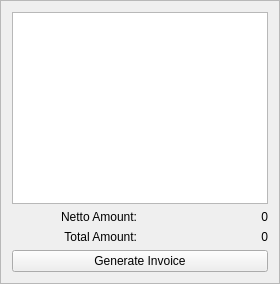
              <widget class="QFrame" name="frame_6">
               <property name="frameShape">
                <enum>QFrame::StyledPanel</enum>
               </property>
               <property name="frameShadow">
                <enum>QFrame::Raised</enum>
               </property>
               <layout class="QGridLayout" name="gridLayout_11">
                <item row="3" column="0" colspan="2">
                 <widget class="QPushButton" name="generateInvoiceButton">
                  <property name="text">
                   <string>Generate Invoice</string>
                  </property>
                 </widget>
                </item>
                <item row="1" column="0">
                 <widget class="QLabel" name="nettoAmountLabel">
                  <property name="text">
                   <string>Netto Amount:</string>
                  </property>
                  <property name="alignment">
                   <set>Qt::AlignRight|Qt::AlignTrailing|Qt::AlignVCenter</set>
                  </property>
                 </widget>
                </item>
                <item row="1" column="1">
                 <widget class="QLabel" name="nettoAmountResultLabel">
                  <property name="text">
                   <string>0</string>
                  </property>
                  <property name="alignment">
                   <set>Qt::AlignRight|Qt::AlignTrailing|Qt::AlignVCenter</set>
                  </property>
                 </widget>
                </item>
                <item row="2" column="0">
                 <widget class="QLabel" name="totalAmountLabel">
                  <property name="text">
                   <string>Total Amount:</string>
                  </property>
                  <property name="alignment">
                   <set>Qt::AlignRight|Qt::AlignTrailing|Qt::AlignVCenter</set>
                  </property>
                 </widget>
                </item>
                <item row="0" column="0" colspan="2">
                 <widget class="QTableView" name="tableView_3"/>
                </item>
                <item row="2" column="1">
                 <widget class="QLabel" name="totalAmountResultLabel">
                  <property name="text">
                   <string>0</string>
                  </property>
                  <property name="alignment">
                   <set>Qt::AlignRight|Qt::AlignTrailing|Qt::AlignVCenter</set>
                  </property>
                 </widget>
                </item>
               </layout>
              </widget>
